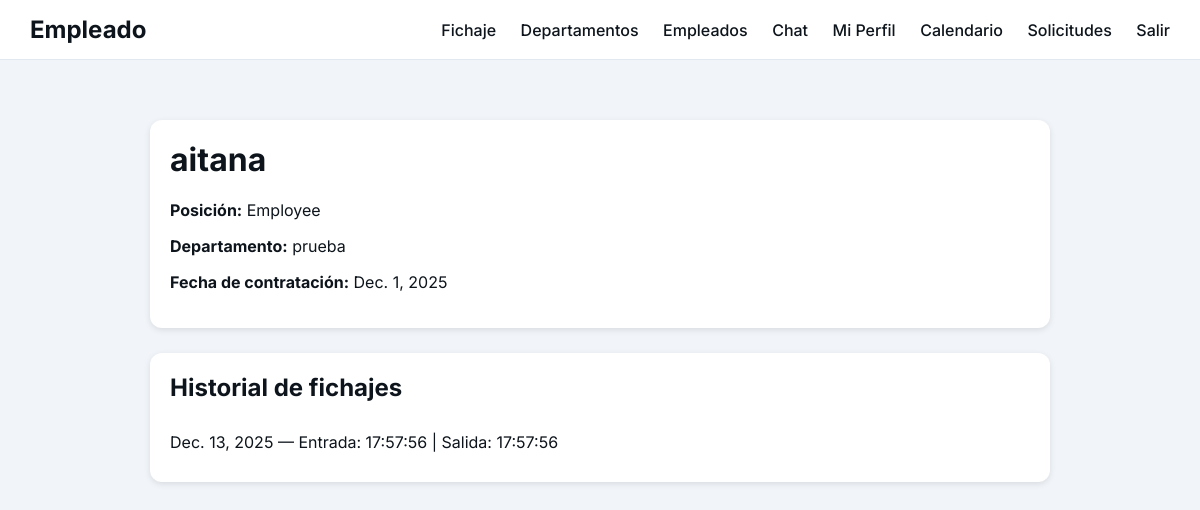
The page /empleados/3/ (signed in) on the database its author committed.
### users/models.py (models this page shows, shortened)
class CustomUser(AbstractUser):
    role = models.CharField(max_length=10, choices=ROLE_CHOICES, default='employee')
    department = models.ForeignKey(Department, null=True, blank=True, on_delete=models.SET_NULL, related_name='employees')
    fecha_contratacion = models.DateField(null=True, blank=True)
    phone = models.CharField(max_length=20, blank=True)
    address = models.CharField(max_length=255, blank=True)
    avatar = models.ImageField(upload_to='avatars/', null=True, blank=True)

class Department(models.Model):
    name = models.CharField(max_length=100)
    description = models.TextField(blank=True)

### users/views.py (the view)
# urls.py: path("empleados/<int:empleado_id>/", views.empleado_detail, name="empleado_detail"),
@login_required
def empleado_detail(request, empleado_id):
    empleado = get_object_or_404(CustomUser, id=empleado_id)
    fichajes = []
    for p in Punch.objects.filter(user=empleado):
        fichajes.append({
            "fecha": p.start.date(),
            "hora_entrada": p.start.time().strftime("%H:%M:%S"),
            "hora_salida": p.end.time().strftime("%H:%M:%S") if p.end else None
        })
    return render(request, "users/empleado_detail.html", {
        "empleado": empleado,
        "fichajes": fichajes,
    })

### templates/users/empleado_detail.html (shortened to what this page needs)
{% load static %}
<!DOCTYPE html>
<html lang="es">
<head>
    <link rel="stylesheet" href="{% static 'css/empleados.css' %}">
</head>
<body>
<header>
    <div class="logo">Empleado</div>
    <nav>
        <a href="/fichar/">Fichaje</a>
        <a href="/departamentos/">Departamentos</a>
        <a href="/empleados">Empleados</a>
        <a href="/chat">Chat</a>
        <a href="{% url 'users:perfil' %}">Mi Perfil</a>
        <a href="/events/calendario/">Calendario</a>
        <a href="{% url 'events:solicitudes' %}">Solicitudes</a>
        <a href="{% url 'users:logout' %}">Salir</a>
    </nav>
</header>
<div class="container">
    <div class="empleado-box">
        <h1>{{ empleado.get_full_name|default:empleado.username }}</h1>
        <p><strong>Posición:</strong> {{ empleado.role|title }}</p>
<p><strong>Departamento:</strong> {{ empleado.department.name|default:"-" }}</p>
<p><strong>Fecha de contratación:</strong> {{ empleado.fecha_contratacion|default:"-" }}</p>
    </div>
    <div class="fichajes-box">
        <h2>Historial de fichajes</h2>
        <ul class="fichajes">
            {% for f in fichajes %}
                <li>{{ f.fecha }} — Entrada: {{ f.hora_entrada }} | Salida: {{ f.hora_salida|default:"-" }}</li>
            {% empty %}
                <li>No hay fichajes registrados.</li>
            {% endfor %}
        </ul>
    </div>
</div>
</body>
</html>

### static/css/empleados.css (style rules this page uses)
body { font-family: 'Inter', sans-serif; background-color: #f1f5f9; margin: 0; padding: 0; color: #0d141b; }
header { display: flex; justify-content: space-between; align-items: center; background-color: #fff; padding: 15px 30px; border-bottom: 1px solid #e2e8f0; position: sticky; top: 0; z-index: 100; }
header .logo { font-weight: 700; font-size: 1.5rem; color: #0d141b; }
header nav a { margin-left: 20px; text-decoration: none; color: #0d141b; font-weight: 500; }
.container { max-width: 900px; margin: 40px auto; padding: 20px; }
.empleado-box, .fichajes-box { background-color: #fff; padding: 20px; border-radius: 12px; box-shadow: 0 2px 6px rgba(0,0,0,0.1); margin-bottom: 25px; }
h1, h2 { margin-top: 0; color: #0d141b; }
.fichajes { list-style: none; padding: 0; margin: 0; }
.fichajes li { padding: 10px 0; border-bottom: 1px solid #e2e8f0; }
.fichajes li:last-child { border-bottom: none; }

### rows shown on the page
CustomUser: get_full_name "aitana", role "Employee", department.name "prueba", fecha_contratacion "Dec. 1, 2025"

### other values the page prints
{{ f.fecha }} "Dec. 13, 2025"
{{ f.hora_entrada }} "17:57:56"
{{ f.hora_salida|default:"-" }} "17:57:56"
